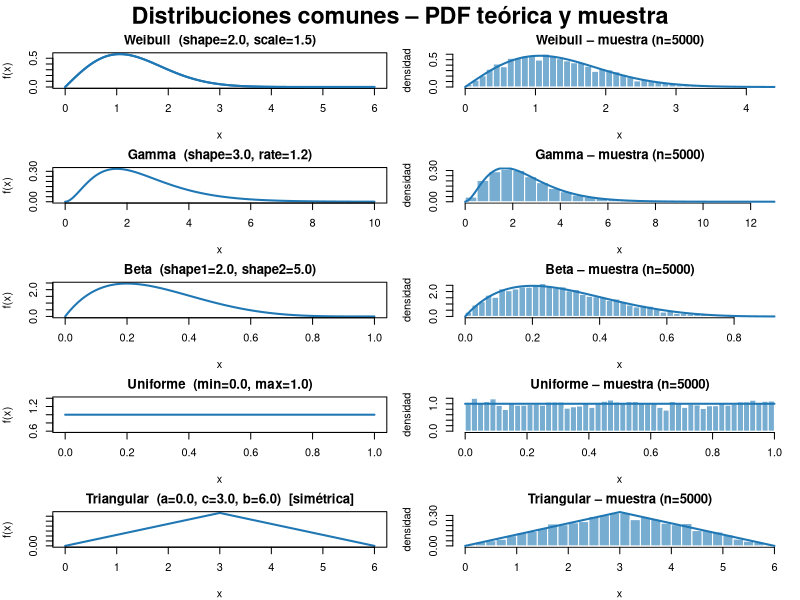
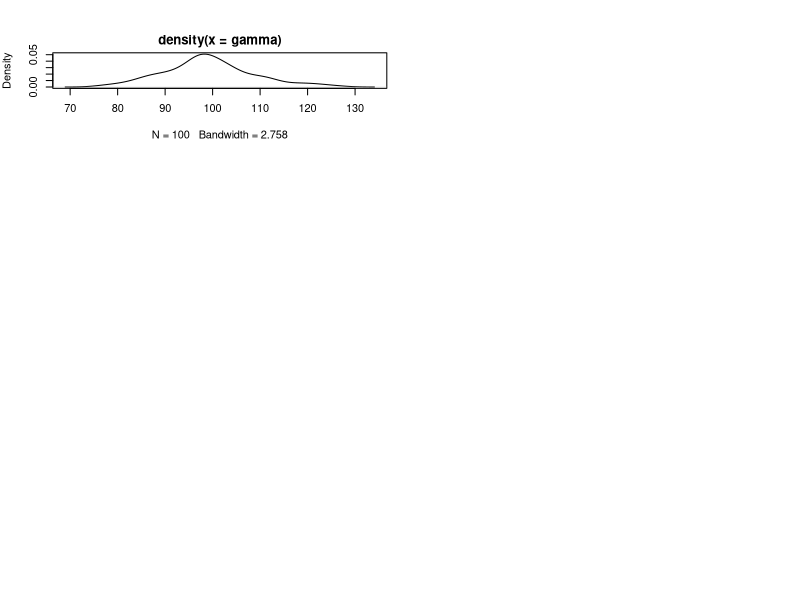

These charts were generated, in order, by the following R code:










set.seed(10)
m1<-rnorm(40,10,2)
m2<-rnorm(37,10,2)
m3<-rnorm(42,11,5)
t.test(m1,m2,alternative = "two.sided", conflevel = 0.9)

#para  ANOVA
datos <- data.frame(valor = c(m1, m2, m3), grupo = factor(rep(c("m1", "m2", "m3"),  times = c(length(m1), length(m2), length(m3)))))


modelo <- aov(valor ~ grupo, data = datos)
summary(modelo)

#Comparacion 1 a 1
TukeyHSD(modelo)

#lsd
pairwise.t.test(datos$valor, datos$grupo, p.adjust.method = "none")

#clase 3 creo
1- pbinom(6,10,0.5)

1- pbinom(7,10,0.5)

1- pbinom(8,10,0.5)

# ============================================================
# Distribuciones: Weibull, Gamma, Beta, Uniforme, Triangular
# ============================================================

set.seed(42)
par(mfrow = c(5, 2),            # 5 filas, 2 columnas: PDF | Histograma
    mar = c(4, 4, 2, 1),
    oma = c(0, 0, 2, 0))         # margen exterior para el título
col_curve <- "#1f77b4"
col_hist  <- "#1f77b4"

# ---------- 1. WEIBULL ----------
shape_w <- 2; scale_w <- 1.5
x_w <- seq(0, 6, length.out = 400)
y_w <- dweibull(x_w, shape = shape_w, scale = scale_w)
samp_w <- rweibull(5000, shape = shape_w, scale = scale_w)

plot(x_w, y_w, type = "l", lwd = 2, col = col_curve,
     main = sprintf("Weibull  (shape=%.1f, scale=%.1f)", shape_w, scale_w),
     xlab = "x", ylab = "f(x)")
curve(dweibull(x, shape_w, scale_w), add = TRUE, lwd = 2, col = col_curve)
hist(samp_w, breaks = 40, freq = FALSE, col = adjustcolor(col_hist, 0.6),
     border = "white", main = "Weibull – muestra (n=5000)",
     xlab = "x", ylab = "densidad")
curve(dweibull(x, shape_w, scale_w), add = TRUE, lwd = 2, col = col_curve)

# ---------- 2. GAMMA ----------
shape_g <- 3; rate_g <- 1.2
x_g <- seq(0, 10, length.out = 400)
y_g <- dgamma(x_g, shape = shape_g, rate = rate_g)
samp_g <- rgamma(5000, shape = shape_g, rate = rate_g)

plot(x_g, y_g, type = "l", lwd = 2, col = col_curve,
     main = sprintf("Gamma  (shape=%.1f, rate=%.1f)", shape_g, rate_g),
     xlab = "x", ylab = "f(x)")
hist(samp_g, breaks = 40, freq = FALSE, col = adjustcolor(col_hist, 0.6),
     border = "white", main = "Gamma – muestra (n=5000)",
     xlab = "x", ylab = "densidad")
curve(dgamma(x, shape_g, rate_g), add = TRUE, lwd = 2, col = col_curve)

# ---------- 3. BETA ----------
a_b <- 2; b_b <- 5
x_b <- seq(0, 1, length.out = 400)
y_b <- dbeta(x_b, a_b, b_b)
samp_b <- rbeta(5000, a_b, b_b)

plot(x_b, y_b, type = "l", lwd = 2, col = col_curve,
     main = sprintf("Beta  (shape1=%.1f, shape2=%.1f)", a_b, b_b),
     xlab = "x", ylab = "f(x)")
hist(samp_b, breaks = 40, freq = FALSE, col = adjustcolor(col_hist, 0.6),
     border = "white", main = "Beta – muestra (n=5000)",
     xlab = "x", ylab = "densidad")
curve(dbeta(x, a_b, b_b), add = TRUE, lwd = 2, col = col_curve)

# ---------- 4. UNIFORME ----------
min_u <- 0; max_u <- 1
x_u <- seq(min_u, max_u, length.out = 400)
y_u <- dunif(x_u, min_u, max_u)
samp_u <- runif(5000, min_u, max_u)

plot(x_u, y_u, type = "l", lwd = 2, col = col_curve,
     main = sprintf("Uniforme  (min=%.1f, max=%.1f)", min_u, max_u),
     xlab = "x", ylab = "f(x)")
hist(samp_u, breaks = 40, freq = FALSE, col = adjustcolor(col_hist, 0.6),
     border = "white", main = "Uniforme – muestra (n=5000)",
     xlab = "x", ylab = "densidad")
curve(dunif(x, min_u, max_u), add = TRUE, lwd = 2, col = col_curve)

# ---------- 5. TRIANGULAR (simétrica) ----------
# triangular simétrica: left = a, mode = c, right = b  con c = (a+b)/2
a_t <- 0; b_t <- 6; c_t <- (a_t + b_t) / 2
# función de densidad triangular
dtri  <- function(x, a, c, b) ifelse(x < a | x > b, 0,
                                ifelse(x <= c, 2*(x-a)/((b-a)*(c-a)),
                                              2*(b-x)/((b-a)*(b-c))))
x_t <- seq(a_t, b_t, length.out = 400)
y_t <- dtri(x_t, a_t, c_t, b_t)
# muestreo: inversión de la CDF
rtri <- function(n, a, c, b) {
  u <- runif(n)
  # CDF inversa por tramos
  ifelse(u < (c-a)/(b-a),
         a + sqrt(u * (b-a)*(c-a)),
         b - sqrt((1-u) * (b-a)*(b-c)))
}
samp_t <- rtri(5000, a_t, c_t, b_t)

plot(x_t, y_t, type = "l", lwd = 2, col = col_curve,
     main = sprintf("Triangular  (a=%.1f, c=%.1f, b=%.1f)  [simétrica]", a_t, c_t, b_t),
     xlab = "x", ylab = "f(x)")
hist(samp_t, breaks = 40, freq = FALSE, col = adjustcolor(col_hist, 0.6),
     border = "white", main = "Triangular – muestra (n=5000)",
     xlab = "x", ylab = "densidad")
curve(dtri(x, a_t, c_t, b_t), add = TRUE, lwd = 2, col = col_curve)

mtext("Distribuciones comunes – PDF teórica y muestra", outer = TRUE, cex = 1.4, font = 2)



# ============================================================
# Test de simetría para una muestra
# ============================================================

simetria_test <- function(x, B = 5000, conf = 0.95) {
  x <- x[is.finite(x)]
  n <- length(x)
  
  cat("========================================\n")
  cat(sprintf("  Test de simetría  (n = %d)\n", n))
  cat("========================================\n\n")
  
  # -------- 1) Coeficiente de asimetría (skewness) --------
  m  <- mean(x)
  s  <- sd(x)
  m3 <- mean((x - m)^3)
  g1 <- m3 / s^3                          # skewness de Fisher
  se_g1 <- sqrt(6 * n * (n - 1) / ((n - 2) * (n + 1) * (n + 3)))
  z_g1  <- g1 / se_g1
  p_g1  <- 2 * pnorm(-abs(z_g1))          # prueba bilateral H0: g1 = 0
  
  cat("1) SKEWNESS (asimetría de Fisher)\n")
  cat(sprintf("   g1 = %.4f   |   SE = %.4f   |   z = %.3f   |   p = %.4f\n\n",
              g1, se_g1, z_g1, p_g1))
  
  # -------- 2) Wilcoxon signed-rank (H0: mediana = 0) --------
  #    Si la distribución es simétrica alrededor de la mediana,
  #    los rangos con signo deberían equilibrarse.
  xc <- x - median(x)                      # centrar en la mediana
  w  <- suppressWarnings(wilcox.test(xc, mu = 0, exact = FALSE))
  
  cat("2) WILCOXON SIGNED-RANK (centrado en la mediana)\n")
  cat(sprintf("   W = %.0f   |   p = %.4f\n\n", w$statistic, w$p.value))
  
  # -------- 3) Bootstrap: compara con su distribución espejo --------
  #    Estadístico: S = sum |xi - mediana|
  #    H0: x y su espejo (2*mediana - x) vienen de la misma dist.
  centro <- median(x)
  S_obs  <- sum(abs(x - centro))
  S_boot <- replicate(B, {
    # mezclar los signos preservando las magnitudes
    xs <- sample(c(-1, 1), n, replace = TRUE) * abs(x - centro)
    sum(abs(xs))
  })
  p_boot <- mean(S_boot >= S_obs)          # unilateral derecha
  
  cat(sprintf("3) BOOTSTRAP ESPEJO  (B = %d)\n", B))
  cat(sprintf("   S_obs = %.3f   |   p = %.4f\n\n", S_obs, p_boot))
  
  # -------- Veredicto --------
  alpha <- 1 - conf
  signif <- ifelse(p_g1 < alpha | p_boot < alpha, "NO simétrica", "simétrica")
  cat(sprintf(">> Conclusión al %.0f%%: la muestra parece %s.\n",
              conf*100, signif))
  
  invisible(list(skewness = g1, p_skewness = p_g1,
                 wilcoxon  = w$p.value,
                 p_bootstrap = p_boot))
}

# ============================================================
# Ejemplos
# ============================================================
set.seed(42)

# 1) Muestra claramente asimétrica (exponencial)
x_asim <- rexp(800, rate = 1)
simetria_test(x_asim)

# 2) Muestra simétrica (normal)
x_sim <- rnorm(800)
simetria_test(x_sim)

# 3) Tu propio vector:

gamma<-rgamma(100,100,1)
 simetria_test(gamma)
plot(density(gamma))


library(tidyverse)

set.seed(2026)

df <- tibble(
  fecha = seq.Date(from = as.Date("2025-01-01"), by = "day", length.out = 60),
  region = sample(c("Norte", "Sur", "Centro", "Este", "Oeste"), 60, replace = TRUE),
  categoria = sample(c("Tecnología", "Hogar", "Salud", "Moda", "Deportes"), 60, replace = TRUE),
  edad = sample(18:68, 60, replace = TRUE),
  ingreso_mensual = round(rnorm(60, mean = 3200, sd = 900), 0),
  compras_mes = sample(0:9, 60, replace = TRUE),
  gasto_total = round(ingreso_mensual * (0.08 + compras_mes * 0.045) + rnorm(60, mean = 0, sd = 180), 0),
  cliente_frecuente = if_else(compras_mes >= 5 & region %in% c("Norte", "Centro"), TRUE, FALSE),
  score_satisfaccion = sample(1:5, 60, replace = TRUE),
  canal = sample(c("Web", "App", "Tiendas", "WhatsApp"), 60, replace = TRUE)
)

df
